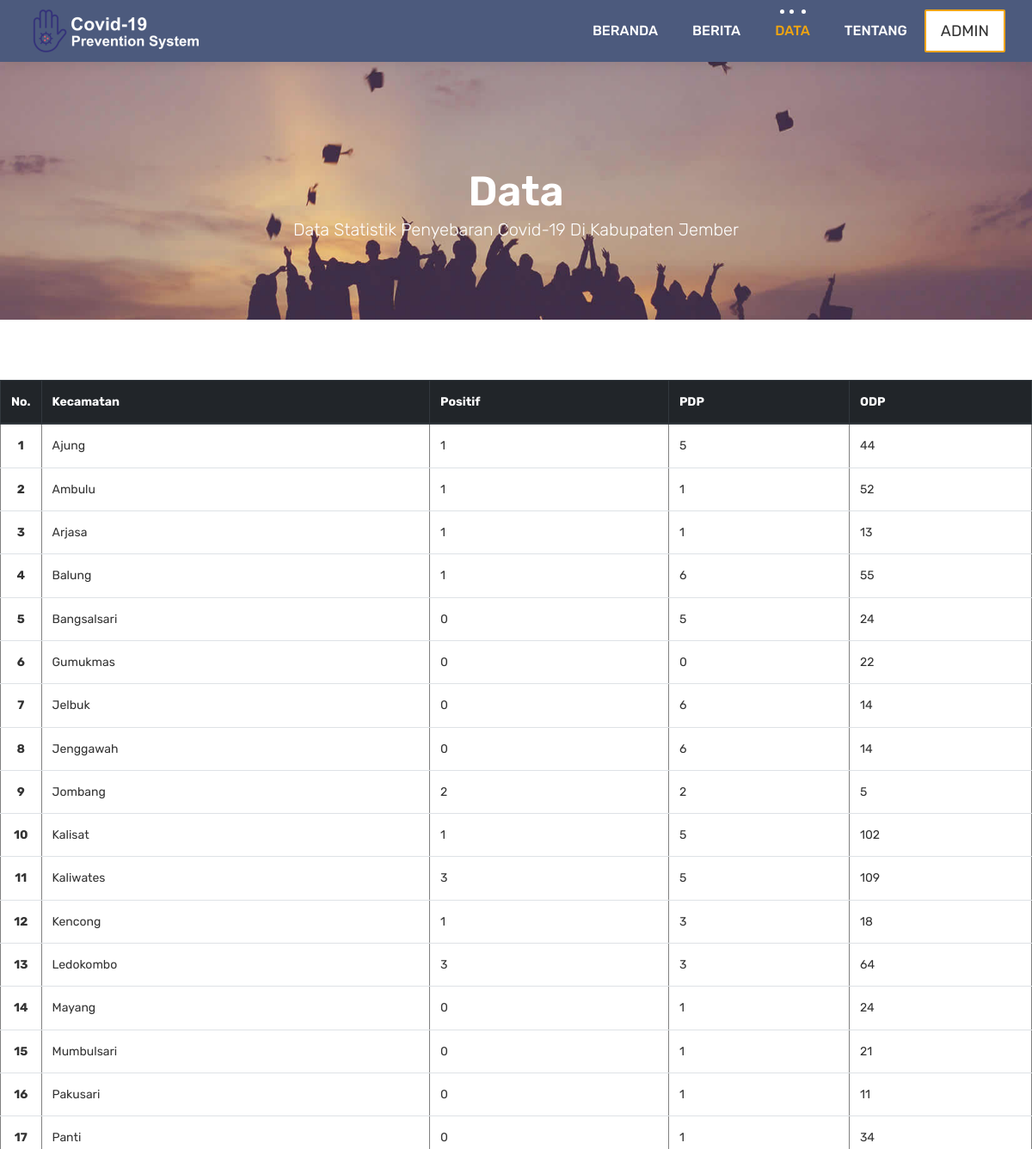
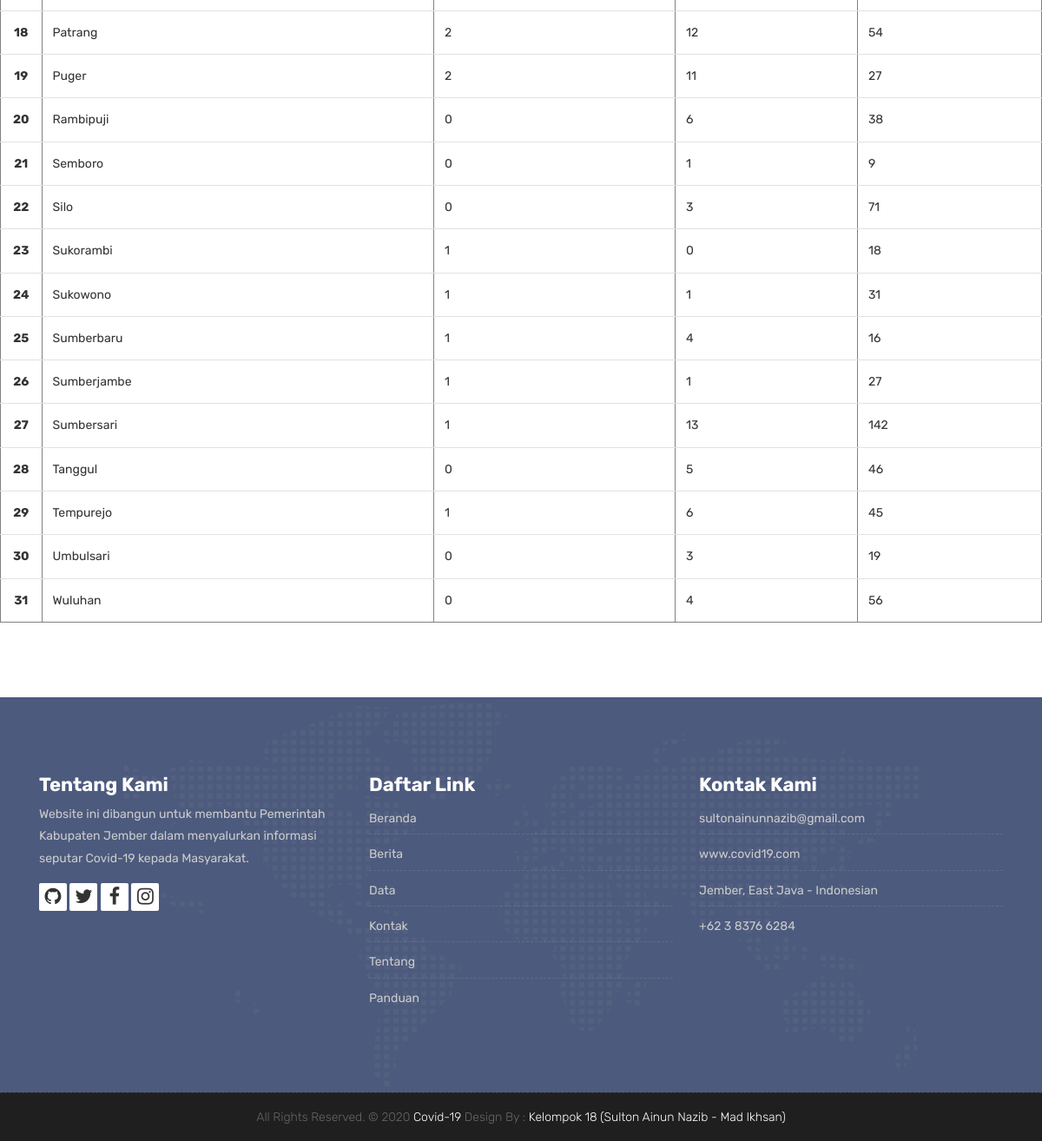
The app's page /data.php with its own data (2 pictures, top to bottom).
### tables this page shows
CREATE TABLE `data` (
  `idData` int(11) NOT NULL,
  `kecamatan` varchar(50) NOT NULL,
  `positif` int(11) DEFAULT NULL,
  `pdp` int(11) DEFAULT NULL,
  `odp` int(11) DEFAULT NULL
);

### config.php (called while the page is built, shortened)
<?php
$dbServername = 'localhost';
$dbUsername = 'root';
$dbPassword = '';
$dbName = 'dbPemweb';
$db = mysqli_connect($dbServername, $dbUsername, $dbPassword, $dbName);
function tampil($tabel, $key = ""){
    global $db;
    $query = "SELECT * from " . $tabel . $key;
    $cek = mysqli_query($db, $query);
    return $cek;
}
 ?>

### data.php (the view, shortened to what this page needs)
<?php
include 'config.php';
$key = '';
$get_data = tampil('data', $key);
 ?>
<!DOCTYPE html>
<html lang="en">
    <link rel="stylesheet" href="css/bootstrap.min.css">
    <link rel="stylesheet" href="style.css">
    <link rel="stylesheet" href="css/versions.css">
    <link rel="stylesheet" href="css/responsive.css">
    <link rel="stylesheet" href="css/custom.css">
</head>
<body class="host_version">
  <?php
  include_once("config.php");
   ?>
  <header class="top-navbar">
    <nav class="navbar navbar-expand-lg navbar-light bg-light">
      <div class="container-fluid">
        <a class="navbar-brand" href="index.php">
          <img src="images/logo.png" alt="" />
        </a>
        <div class="collapse navbar-collapse" id="navbars-host">
          <ul class="navbar-nav ml-auto">
            <li class="nav-item"><a class="nav-link" href="index.php">Beranda</a></li>
            <li class="nav-item"><a class="nav-link" href="berita.php">Berita</a></li>
            <li class="nav-item active"><a class="nav-link" href="data.php">Data</a></li>
            <li class="nav-item dropdown">
              <a class="nav-link dropdown-toggle" href="#" id="dropdown-a" data-toggle="dropdown">Tentang </a>
            </li>
          </ul>
          <ul class="nav navbar-nav navbar-right">
            <li><a class="hover-btn-new log orange" href="#" data-toggle="modal" data-target="#login"><span>Admin</span></a></li>
          </ul>
        </div>
      </div>
    </nav>
  </header>
	<div class="all-title-box">
		<div class="container text-center">
			<h1>Data<span class="m_1">Data Statistik Penyebaran Covid-19 di Kabupaten Jember</span></h1>
		</div>
	</div>
    <center>
      <div id="overviews" class="section wb">
        <table class="table" width='25%' border=1>
          <thead class="thead-dark">
              <tr>
                  <th scope="col" width="3%">No.</th>
                  <th scope="col">Kecamatan</th>
                  <th scope="col">Positif</th>
                  <th scope="col">PDP</th>
                  <th scope="col">ODP</th>
              </tr>
          </thead>
          <tbody>
            <?php
            $no = 1;
              while ($data = mysqli_fetch_array($get_data)) {
                ?>
                  <tr>
                      <th scope="row" class="text-center"><?= $no; ?></th>
                      <td><?= $data['kecamatan'] ?></td>
                      <td><?= $data['positif'] ?></td>
                      <td><?= $data['pdp'] ?></td>
                      <td><?= $data['odp'] ?></td>
                  </tr>
                  <?php
                  $no++;
                }
               ?>
          </tbody>
        </table>
      </div>
    </center>
  <footer class="footer">
      <div class="container">
          <div class="row">
              <div class="col-lg-4 col-md-4 col-xs-12">
                  <div class="widget clearfix">
                      <div class="widget-title">
                          <h3>Tentang Kami</h3>
                      </div>
                      <p> Website ini dibangun untuk membantu Pemerintah Kabupaten Jember dalam menyalurkan informasi
                        seputar Covid-19 kepada Masyarakat. </p>
          <div class="footer-right">
            <ul class="footer-links-soi">
              <li><a href="https://github.com/inun7"><i class="fa fa-github"></i></a></li>
              <li><a href="#"><i class="fa fa-twitter"></i></a></li>
              <li><a href="#"><i class="fa fa-facebook"></i></a></li>
              <li><a href="#"><i class="fa fa-instagram"></i></a></li>
            </ul>
          </div>
                  </div>
              </div>
      <div class="col-lg-4 col-md-4 col-xs-12">
                  <div class="widget clearfix">
                      <div class="widget-title">
                          <h3>Daftar Link</h3>
                      </div>
                      <ul class="footer-links">
                          <li><a href="#">Beranda</a></li>
                          <li><a href="berita.php">Berita</a></li>
                          <li><a href="data.php">Data</a></li>
                          <li><a href="kontak.php">Kontak</a></li>
                          <li><a href="tentang.php">Tentang</a></li>
                          <li><a href="panduan.php">Panduan</a></li>
                      </ul>
                  </div>
              </div>
              <div class="col-lg-4 col-md-4 col-xs-12">
                  <div class="widget clearfix">
                      <div class="widget-title">
                          <h3>Kontak Kami</h3>
                      </div>
                      <ul class="footer-links">
                          <li><a href="mailto:#">sultonainunnazib@gmail.com</a></li>
                          <li><a href="#">www.covid19.com</a></li>
                          <li>Jember, East Java - Indonesian</li>
                          <li>+62 3 8376 6284</li>
                      </ul>
                  </div>
              </div>
          </div>
      </div>
  </footer>
    <div class="copyrights">
        <div class="container">
            <div class="footer-distributed">
                <div class="footer-center">
                    <p class="footer-company-name">All Rights Reserved. &copy; 2020 <a href="#">Covid-19</a> Design By : <a href="bit.ly/inunBiography">Kelompok 18 (Sulton Ainun Nazib - Mad Ikhsan)</a></p>
                </div>
            </div>
        </div>
    </div>
</body>
</html>

### records on screen
data: kecamatan "Ajung", positif "1", pdp "5", odp "44"
data: kecamatan "Ambulu", positif "1", pdp "1", odp "52"
data: kecamatan "Arjasa", positif "1", pdp "1", odp "13"
data: kecamatan "Balung", positif "1", pdp "6", odp "55"
data: kecamatan "Bangsalsari", positif "0", pdp "5", odp "24"
data: kecamatan "Gumukmas", positif "0", pdp "0", odp "22"
data: kecamatan "Jelbuk", positif "0", pdp "6", odp "14"
data: kecamatan "Jenggawah", positif "0", pdp "6", odp "14"
data: kecamatan "Jombang", positif "2", pdp "2", odp "5"
data: kecamatan "Kalisat", positif "1", pdp "5", odp "102"
data: kecamatan "Kaliwates", positif "3", pdp "5", odp "109"
data: kecamatan "Kencong", positif "1", pdp "3", odp "18"
data: kecamatan "Ledokombo", positif "3", pdp "3", odp "64"
data: kecamatan "Mayang", positif "0", pdp "1", odp "24"
data: kecamatan "Mumbulsari", positif "0", pdp "1", odp "21"
data: kecamatan "Pakusari", positif "0", pdp "1", odp "11"
data: kecamatan "Panti", positif "0", pdp "1", odp "34"
data: kecamatan "Patrang", positif "2", pdp "12", odp "54"
data: kecamatan "Puger", positif "2", pdp "11", odp "27"
data: kecamatan "Rambipuji", positif "0", pdp "6", odp "38"
data: kecamatan "Semboro", positif "0", pdp "1", odp "9"
data: kecamatan "Silo", positif "0", pdp "3", odp "71"
data: kecamatan "Sukorambi", positif "1", pdp "0", odp "18"
data: kecamatan "Sukowono", positif "1", pdp "1", odp "31"
data: kecamatan "Sumberbaru", positif "1", pdp "4", odp "16"
data: kecamatan "Sumberjambe", positif "1", pdp "1", odp "27"
data: kecamatan "Sumbersari", positif "1", pdp "13", odp "142"
data: kecamatan "Tanggul", positif "0", pdp "5", odp "46"
data: kecamatan "Tempurejo", positif "1", pdp "6", odp "45"
data: kecamatan "Umbulsari", positif "0", pdp "3", odp "19"
data: kecamatan "Wuluhan", positif "0", pdp "4", odp "56"
